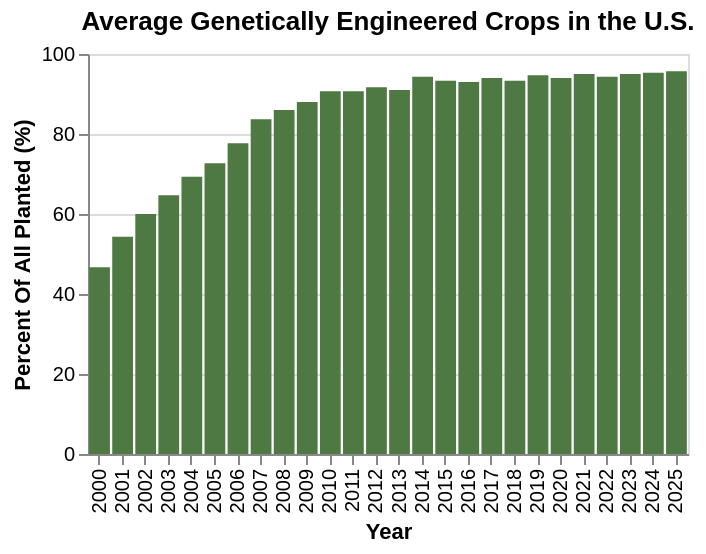

Notebook source saved alongside this figure:
### Code cell
# Bar Chart
bar = alt.Chart(bar_data).mark_bar(color='#4F7942').encode(
    x=alt.X('Year:N'),
    y=alt.Y('Value:Q', title = 'Percent Of All Planted (%)')
).properties(width=300, height=200, title = "Average Genetically Engineered Crops in the U.S.")

bar

### Figure 1 — Vega-Lite specification as saved in the notebook (floating-point values rounded to 4 significant figures)
{"config": {"view": {"continuousWidth": 300, "continuousHeight": 300}}, "data": {"name": "data-720c22f9978d9ac5171d415b2c5834e1"}, "mark": {"type": "bar", "color": "#4F7942"}, "encoding": {"x": {"field": "Year", "type": "nominal"}, "y": {"field": "Value", "title": "Percent Of All Planted (%)", "type": "quantitative"}}, "height": 200, "title": "Average Genetically Engineered Crops in the U.S.", "width": 300, "$schema": "https://vega.github.io/schema/vega-lite/v6.1.0.json", "datasets": {"data-720c22f9978d9ac5171d415b2c5834e1": [{"Year": 2000, "Value": 46.67}, {"Year": 2001, "Value": 54.33}, {"Year": 2002, "Value": 60.0}, {"Year": 2003, "Value": 64.67}, {"Year": 2004, "Value": 69.33}, {"Year": 2005, "Value": 72.67}, {"Year": 2006, "Value": 77.67}, {"Year": 2007, "Value": 83.67}, {"Year": 2008, "Value": 86.0}, {"Year": 2009, "Value": 88.0}, {"Year": 2010, "Value": 90.67}, {"Year": 2011, "Value": 90.67}, {"Year": 2012, "Value": 91.67}, {"Year": 2013, "Value": 91.0}, {"Year": 2014, "Value": 94.33}, {"Year": 2015, "Value": 93.33}, {"Year": 2016, "Value": 93.0}, {"Year": 2017, "Value": 94.0}, {"Year": 2018, "Value": 93.33}, {"Year": 2019, "Value": 94.67}, {"Year": 2020, "Value": 94.0}, {"Year": 2021, "Value": 95.0}, {"Year": 2022, "Value": 94.33}, {"Year": 2023, "Value": 95.0}, {"Year": 2024, "Value": 95.33}, {"Year": 2025, "Value": 95.67}]}}
